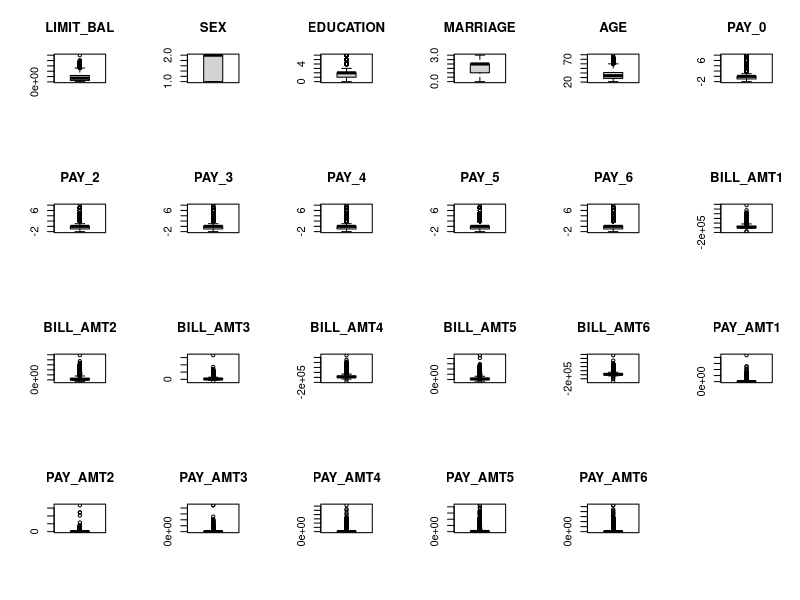
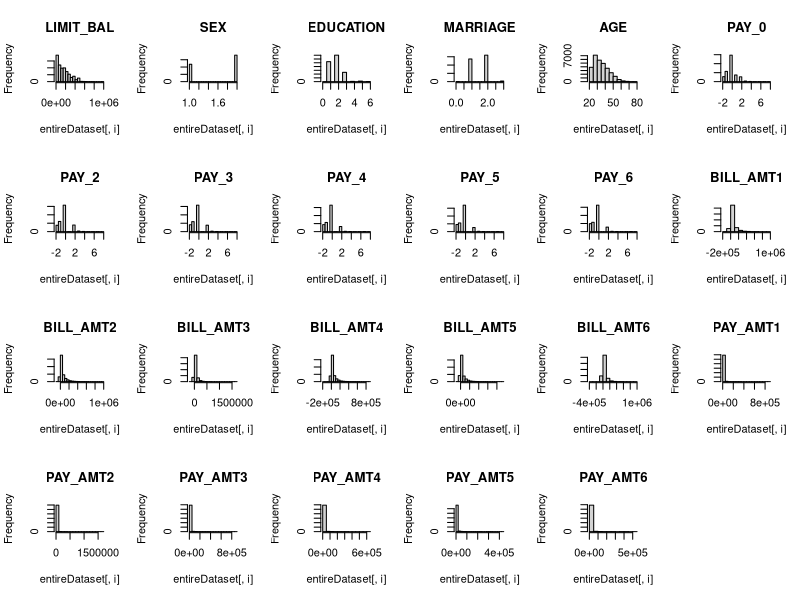
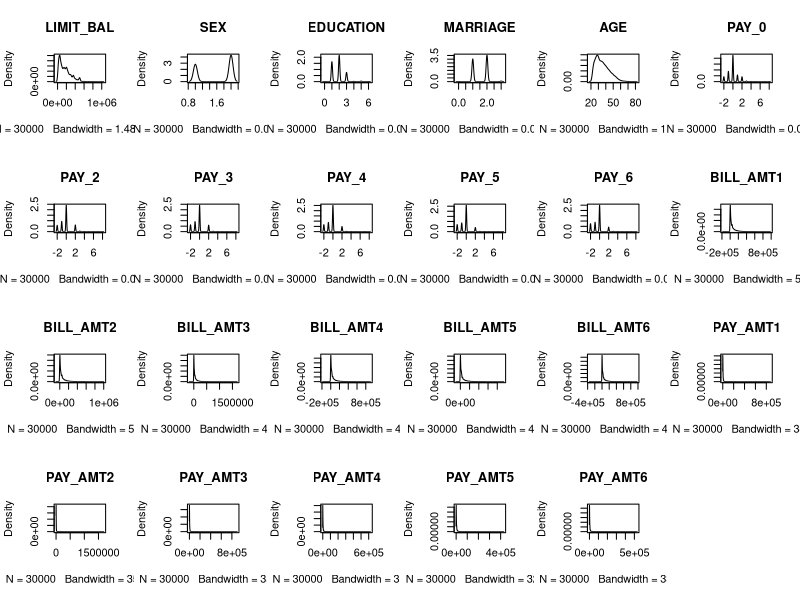
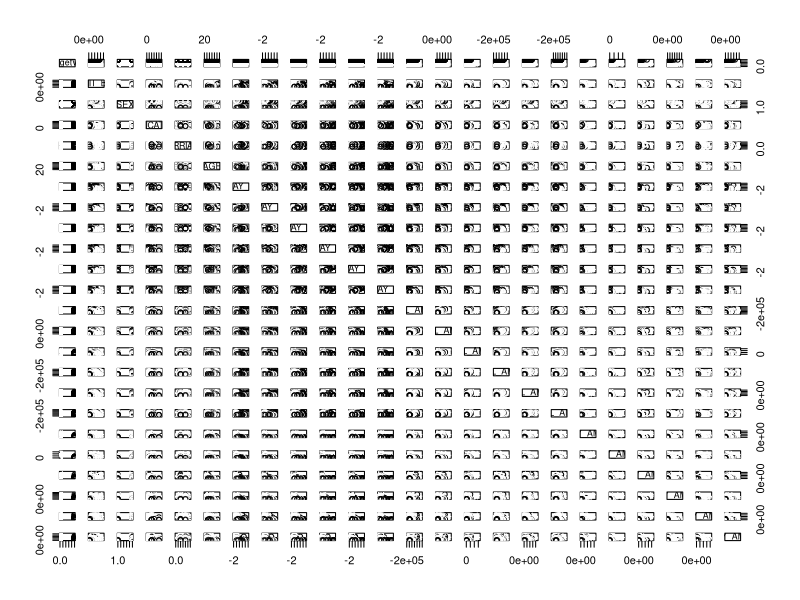

Write the R code that produced these figures, in order. (Note: this script raises an error after producing the figures.)
## ---- chunk 1
knitr::opts_chunk$set(echo = TRUE)
## ---- chunk 2
library(caret)
library(corrplot)
library(ROCR)
## ---- chunk 3
startTimeScript <- proc.time()
entireDataset <- read.csv("default-of-credit-card-clients.csv", header= TRUE, stringsAsFactors = FALSE)

# Rename the class/target column to a standard label
colnames(entireDataset)[ncol(entireDataset)] <- "targetVar"

# Drop the Customer ID field as the label column has no relevance in the prediction exercise
entireDataset$CID <- NULL

# Use variable totCol to hold the number of columns in the dataframe
totCol <- ncol(entireDataset)
## ---- chunk 4
head(entireDataset)
## ---- chunk 5
dim(entireDataset)
## ---- chunk 6
sapply(entireDataset, class)
## ---- chunk 7
summary(entireDataset)
## ---- chunk 8
entireDataset_x <- entireDataset[,1:(totCol-1)]
entireDataset_y <- entireDataset[,totCol]
cbind(freq=table(entireDataset_y), percentage=prop.table(table(entireDataset_y))*100)
## ---- chunk 9
sapply(entireDataset, function(x) sum(is.na(x)))
## ---- chunk 10
# Set up a variable for the total number of attribute columns (totAttr)
totAttr <- totCol-1
# Set up the number of row and columns for visualization display. dispRow * dispCol should be >= totAttr
dispCol <- 6
if (totAttr%%dispCol == 0) {
dispRow <- totAttr%/%dispCol
} else {
dispRow <- (totAttr%/%dispCol) + 1
}
cat("Will attempt to create graphics grid (col x row): ", dispCol, ' by ', dispRow)
## ---- chunk 11
# Boxplots for each attribute
par(mfrow=c(dispRow,dispCol))
for(i in 1:totAttr) {
	boxplot(entireDataset[,i], main=names(entireDataset)[i])
}
## ---- chunk 12
# Histograms each attribute
par(mfrow=c(dispRow,dispCol))
for(i in 1:totAttr) {
	hist(entireDataset[,i], main=names(entireDataset)[i])
}
## ---- chunk 13
# Density plot for each attribute
par(mfrow=c(dispRow,dispCol))
for(i in 1:totAttr) {
	plot(density(entireDataset[,i]), main=names(entireDataset)[i])
}
## ---- chunk 14
# Scatterplot matrix colored by class
pairs(targetVar~., data=entireDataset, col=entireDataset$targetVar)
## ---- chunk 15
# Box and whisker plots for each attribute by class
scales <- list(x=list(relation="free"), y=list(relation="free"))
featurePlot(x=entireDataset_x, y=entireDataset_y, plot="box", scales=scales)
## ---- chunk 16
# Density plots for each attribute by class value
featurePlot(x=entireDataset_x, y=entireDataset_y, plot="density", scales=scales)
## ---- chunk 17
# Correlation plot
correlations <- cor(entireDataset_x)
corrplot(correlations, method="circle")
## ---- chunk 18
# Correct the invalid values in the Education and Marital Status columns
entireDataset$EDUCATION[entireDataset$EDUCATION==0] <- 4
entireDataset$EDUCATION[entireDataset$EDUCATION==5] <- 4
entireDataset$EDUCATION[entireDataset$EDUCATION==6] <- 4
entireDataset$MARRIAGE[entireDataset$MARRIAGE==0] <- 3

# Impute missing values
#entireDataset$some_col <- with(entireDataset, impute(some_col, mean))
## ---- chunk 19
# Not applicable for this iteration of the project.
## ---- chunk 20
# Conver the integer variables to categorical variables as appropriate
entireDataset$SEX <- as.factor(entireDataset$SEX)
entireDataset$EDUCATION <- as.factor(entireDataset$EDUCATION)
entireDataset$MARRIAGE <- as.factor(entireDataset$MARRIAGE)
entireDataset$targetVar <- as.factor(entireDataset$targetVar)
## ---- chunk 21
seedNum <- 888
set.seed(seedNum)

# Create a list of 70% of the rows in the original dataset we can use for training
training_index <- createDataPartition(entireDataset$targetVar, p=0.70, list=FALSE)

# Use 70% of data to training and testing the models
training <- entireDataset[training_index,]

# Select the remaining 30% of the data for validation
validation <- entireDataset[-training_index,]
## ---- chunk 22
proc.time()-startTimeScript
## ---- chunk 23
# Run algorithms using 10-fold cross validation
control <- trainControl(method="repeatedcv", number=10, repeats=3)
metricTarget <- "Accuracy"
## ---- chunk 24
# Logistic Regression (Classification)
startTimeModule <- proc.time()
set.seed(seedNum)
fit.glm <- train(targetVar~., data=training, method="glm", metric=metricTarget, trControl=control)
proc.time()-startTimeModule
## ---- chunk 25
# Decision Tree - CART (Regression/Classification)
startTimeModule <- proc.time()
set.seed(seedNum)
fit.cart <- train(targetVar~., data=training, method="rpart", metric=metricTarget, trControl=control)
proc.time()-startTimeModule
## ---- chunk 26
# k-Nearest Neighbors (Regression/Classification)
startTimeModule <- proc.time()
set.seed(seedNum)
fit.knn <- train(targetVar~., data=training, method="knn", metric=metricTarget, trControl=control)
proc.time()-startTimeModule
## ---- chunk 27
# Support Vector Machine (Regression/Classification)
startTimeModule <- proc.time()
set.seed(seedNum)
fit.svm <- train(targetVar~., data=training, method="svmRadial", metric=metricTarget, trControl=control)
proc.time()-startTimeModule
## ---- chunk 28
# Bagged CART (Regression/Classification)
startTimeModule <- proc.time()
set.seed(seedNum)
fit.bagcart <- train(targetVar~., data=training, method="treebag", metric=metricTarget, trControl=control)
proc.time()-startTimeModule
## ---- chunk 29
# Random Forest (Regression/Classification)
startTimeModule <- proc.time()
set.seed(seedNum)
fit.rf <- train(targetVar~., data=training, method="rf", metric=metricTarget, trControl=control)
proc.time()-startTimeModule
## ---- chunk 30
# AdaBoost (Classification)
startTimeModule <- proc.time()
set.seed(seedNum)
fit.ada <- train(targetVar~., data=training, method="ada", metric=metricTarget, trControl=control)
proc.time()-startTimeModule
## ---- chunk 31
# Stochastic Gradient Boosting (Regression/Classification)
startTimeModule <- proc.time()
set.seed(seedNum)
fit.gbm <- train(targetVar~., data=training, method="gbm", metric=metricTarget, trControl=control, verbose=F)
proc.time()-startTimeModule
## ---- chunk 32
results <- resamples(list(LR=fit.glm, CART=fit.cart, kNN=fit.knn, SVM=fit.svm, BagCART=fit.bagcart, RF=fit.rf, AdaBoost=fit.ada, GBM=fit.gbm))
summary(results)
dotplot(results)
## ---- chunk 33
# Tuning algorithm #1 - AdaBoost
startTimeModule <- proc.time()
set.seed(seedNum)
grid <- expand.grid(iter = c(50, 100, 150), maxdepth = c(1, 2, 3), nu = c(0.05, 0.1, 0.2))
fit.final1 <- train(targetVar~., data=training, method="ada", metric=metricTarget, tuneGrid=grid, trControl=control)
print(fit.final1)
proc.time()-startTimeModule
## ---- chunk 34
# Tuning algorithm #2 - Support Vector Machine
startTimeModule <- proc.time()
set.seed(seedNum)
grid <- expand.grid(sigma = c(.01, .05, 0.1), C = c(0.25, 0.5, 0.75, 1))
fit.final2 <- train(targetVar~., data=training, method="svmRadial", metric=metricTarget, tuneGrid=grid, trControl=control)
plot(fit.final2)
print(fit.final2)
proc.time()-startTimeModule
## ---- chunk 35
# Tuning algorithm #3 - Stochastic Gradient Boosting
startTimeModule <- proc.time()
set.seed(seedNum)
grid <- expand.grid(.n.trees=c(50, 100, 200), .shrinkage=c(0.01, 0.05, 0.1), .interaction.depth=c(1, 2, 3), .n.minobsinnode=c(3, 5, 7))
fit.final3 <- train(targetVar~., data=training, method="gbm", metric=metricTarget, tuneGrid=grid, trControl=control, verbose=F)
plot(fit.final3)
print(fit.final3)
proc.time()-startTimeModule
## ---- chunk 36
results <- resamples(list(ADA=fit.final1, SVM=fit.final2, GBM=fit.final3))
summary(results)
dotplot(results)
## ---- chunk 37
predictions <- predict(fit.final3, newdata=validation)
confusionMatrix(predictions, validation$targetVar)

pred <- prediction(as.numeric(predictions), as.numeric(validation$targetVar))
perf <- performance(pred, measure = "tpr", x.measure = "fpr")
plot(perf, colorize=TRUE)
auc <- performance(pred, measure = "auc")
auc <- auc@y.values[[1]]
auc
## ---- chunk 38
startTimeModule <- proc.time()
set.seed(seedNum)
grid <- expand.grid(.n.trees=100, .shrinkage=0.1, .interaction.depth=3, .n.minobsinnode=3)
finalModel <- train(targetVar~., data=entireDataset, method="gbm", metric=metricTarget, tuneGrid=grid, trControl=control, verbose=F)
print(finalModel)
proc.time()-startTimeModule
## ---- chunk 39
#saveRDS(finalModel, "./finalModel_BinaryClass.rds")
## ---- chunk 40
proc.time()-startTimeScript
